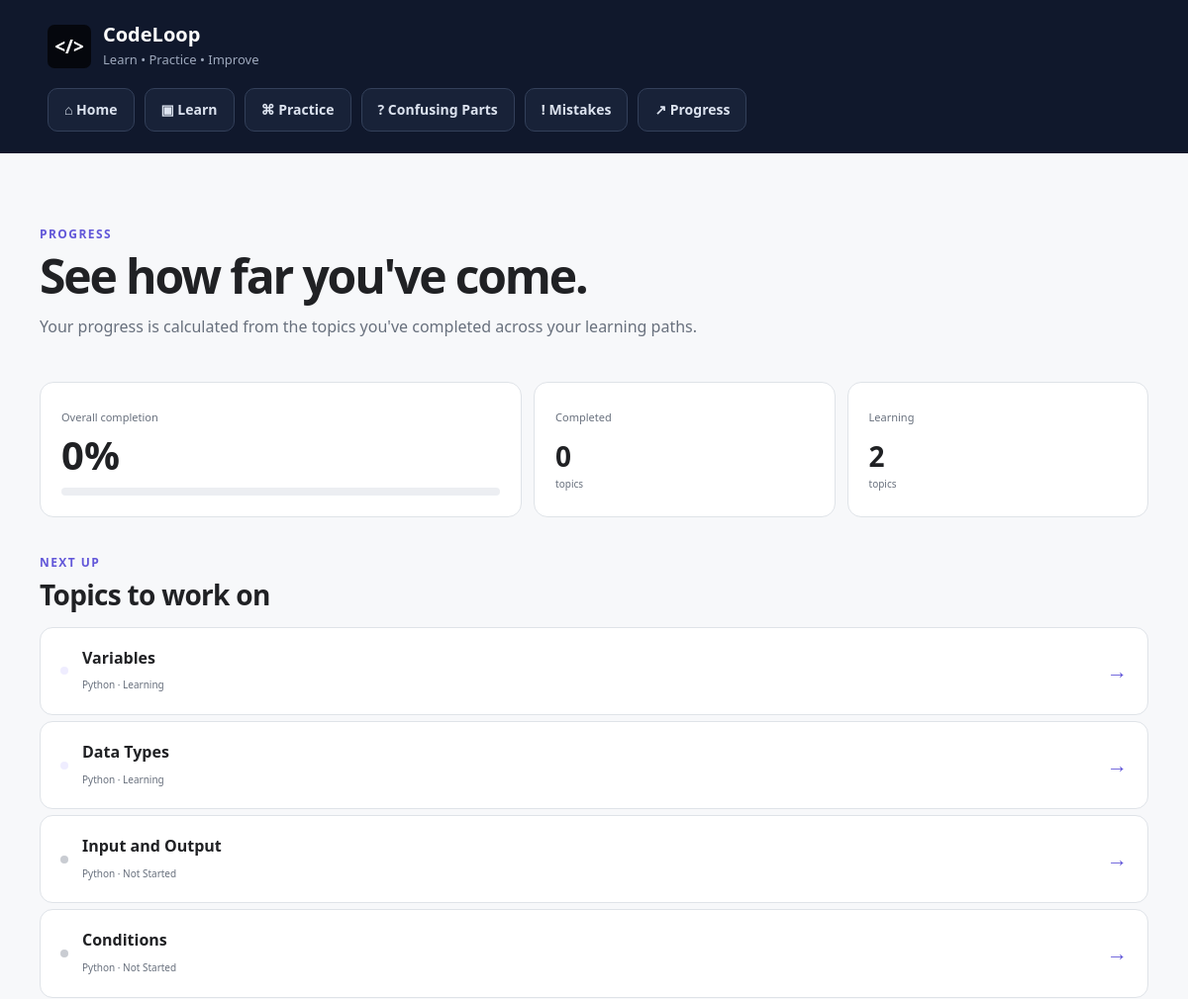
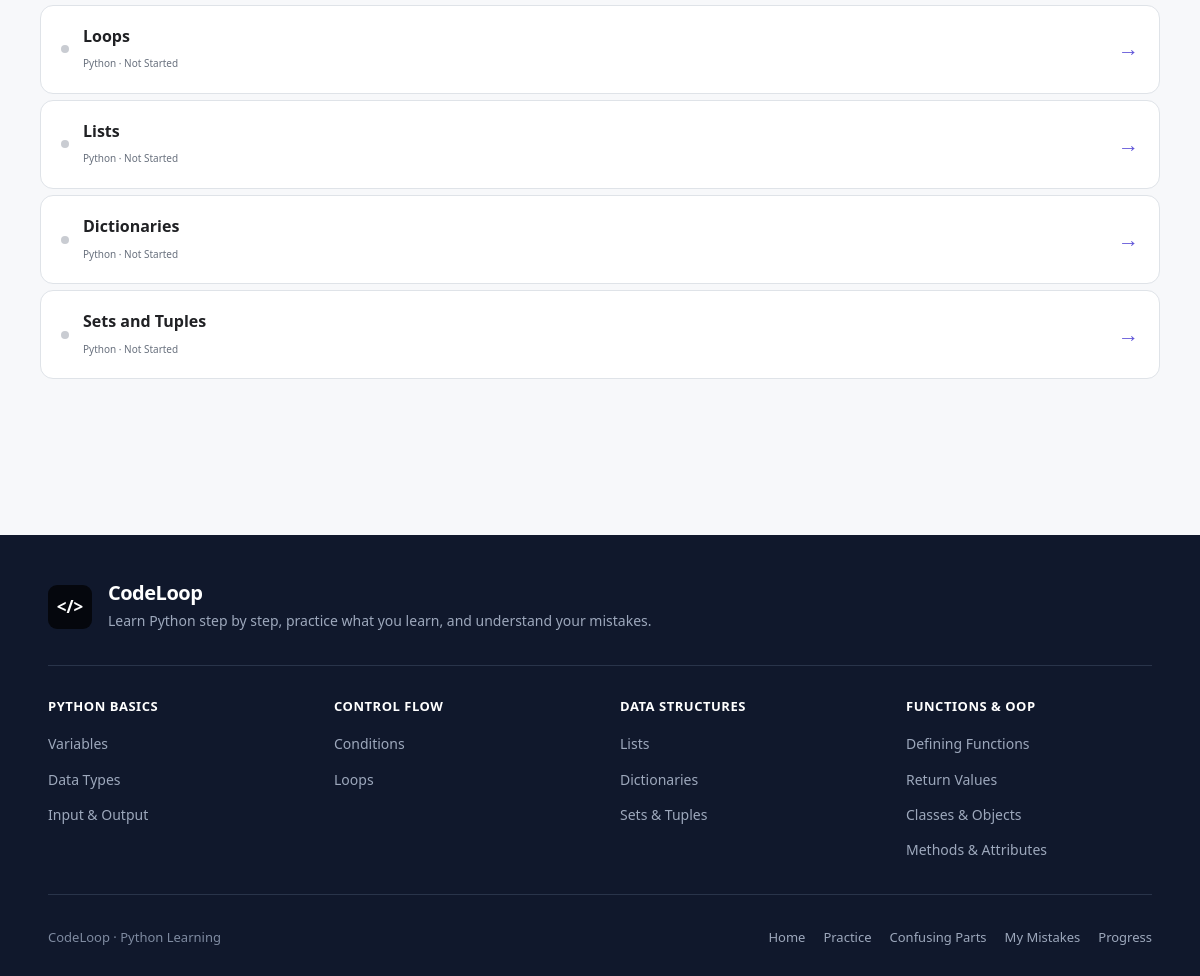
The app's page /progress with its own data (2 pictures, top to bottom).
### tables this page shows
CREATE TABLE topics (
                id INTEGER PRIMARY KEY AUTOINCREMENT,
                path_id INTEGER NOT NULL,
                name TEXT NOT NULL,
                status TEXT NOT NULL DEFAULT 'not_started'
                    CHECK (status IN ('not_started', 'learning', 'completed')),
                created_at TEXT NOT NULL DEFAULT CURRENT_TIMESTAMP, section TEXT NOT NULL DEFAULT 'Python Basics', explanation TEXT NOT NULL DEFAULT '', example TEXT NOT NULL DEFAULT '', practice TEXT NOT NULL DEFAULT '', sort_order INTEGER NOT NULL DEFAULT 0,
                FOREIGN KEY (path_id) REFERENCES learning_paths (id) ON DELETE CASCADE,
                UNIQUE (path_id, name)
            );

CREATE TABLE learning_paths (
                id INTEGER PRIMARY KEY AUTOINCREMENT,
                name TEXT NOT NULL UNIQUE,
                created_at TEXT NOT NULL DEFAULT CURRENT_TIMESTAMP
            );

### app.py (the view)
@app.route("/progress")
def progress():
    paths, totals, overall_progress = get_dashboard_data()
    with get_db() as connection:
        weak_topics = connection.execute(
            """
            SELECT topics.id, topics.name, topics.status,
                   learning_paths.name AS path_name
            FROM topics
            JOIN learning_paths ON learning_paths.id = topics.path_id
            WHERE topics.status != 'completed'
            ORDER BY
                CASE topics.status
                    WHEN 'learning' THEN 0
                    WHEN 'not_started' THEN 1
                END,
                topics.sort_order
            LIMIT 8
            """
        ).fetchall()
        practice_totals = connection.execute(
            """
            SELECT
                COUNT(*) AS total,
                COALESCE(SUM(status = 'solved'), 0) AS solved,
                COALESCE(
                    SUM(status IN ('attempted', 'solved')),
                    0
                ) AS attempted
            FROM coding_problem_progress
            WHERE slug IN ({})
            """.format(",".join("?" for _ in PRACTICE_PROBLEMS)),
            tuple(PRACTICE_PROBLEMS.keys()),
        ).fetchone()
    return render_template(
        "progress.html",
        paths=paths,
        totals=totals,
        overall_progress=overall_progress,
        weak_topics=weak_topics,
        practice_totals=practice_totals,
    )

### app.py (called while the page is built)
def get_db():
    connection = sqlite3.connect(DATABASE)
    connection.row_factory = sqlite3.Row
    connection.execute("PRAGMA foreign_keys = ON")
    return connection

### templates/progress.html (shortened to what this page needs)
{% extends "base.html" %}
{% block content %}
<div class="page-intro">
    <p class="eyebrow">PROGRESS</p>
    <h1>See how far you've come.</h1>
    <p>Your progress is calculated from the topics you've completed across your learning paths.</p>
</div>
<section class="progress-overview">
    <div class="big-progress">
        <span>Overall completion</span>
        <strong>{{ overall_progress }}%</strong>
        <div class="progress-track large"><div class="progress-fill" style="width: {{ overall_progress }}%"></div></div>
    </div>
    <div class="progress-stat">
        <span>Completed</span>
        <strong>{{ totals.completed_count }}</strong>
        <small>topics</small>
    </div>
    <div class="progress-stat">
        <span>Learning</span>
        <strong>{{ totals.learning_count }}</strong>
        <small>topics</small>
    </div>
</section>
<div class="section-title-row">
    <div>
        <p class="eyebrow">NEXT UP</p>
        <h2>Topics to work on</h2>
    </div>
</div>
<div class="topic-list simple-list">
{% for topic in weak_topics %}
    <a class="topic-row static-row" href="{{ url_for('topic_detail', topic_id=topic.id) }}">
        <span class="status-dot status-{{ topic.status }}"></span>
        <div>
            <strong>{{ topic.name }}</strong>
            <span>{{ topic.path_name }} · {{ topic.status.replace('_', ' ')|title }}</span>
        </div>
        <span class="arrow">→</span>
    </a>
{% else %}
    <div class="empty-state">
        <h2>Everything is completed.</h2>
        <p>You've finished every topic currently in your learning paths.</p>
    </div>
{% endfor %}
</div>
{% endblock %}

### templates/base.html (shortened to what this page needs)
<!doctype html>
<html lang="en">
<head>
    <link
        rel="stylesheet"
        href="{{ url_for('static', filename='style.css') }}"
    >
</head>
<body>
<div class="app-shell">
    <div class="main-area">
        <header class="topbar">
            <a
                class="topbar-brand"
                href="{{ url_for('home') }}"
            >
                <span class="topbar-logo">
                    &lt;/&gt;
                </span>
                <span class="topbar-brand-text">
                    <span class="topbar-brand-name">
                        CodeLoop
                    </span>
                    <span class="topbar-brand-subtitle">
                        Learn • Practice • Improve
                    </span>
                </span>
            </a>
            <nav class="topbar-links">
                <a
                    class="topbar-link"
                    href="{{ url_for('home') }}"
                >
                    ⌂ Home
                </a>
                <a
                    class="topbar-link"
                    href="{{ url_for('paths') }}"
                >
                    ▣ Learn
                </a>
                <a
                    class="topbar-link"
                    href="{{ url_for('practice') }}"
                >
                    ⌘ Practice
                </a>
                <a
                    class="topbar-link"
                    href="{{ url_for('confusing_parts') }}"
                >
                    ? Confusing Parts
                </a>
                <a
                    class="topbar-link"
                    href="{{ url_for('mistakes') }}"
                >
                    ! Mistakes
                </a>
                <a
                    class="topbar-link"
                    href="{{ url_for('progress') }}"
                >
                    ↗ Progress
                </a>
            </nav>
        </header>
        <main class="page-shell">
            {% block content %}
            {% endblock %}
        </main>
    </div>
</div>
<footer class="site-footer">
    <div class="footer-top">
        <div class="footer-brand">
            <div class="footer-logo">&lt;/&gt;</div>
            <div>
                <h2>CodeLoop</h2>
                <p>
                    Learn Python step by step, practice what you learn,
                    and understand your mistakes.
                </p>
            </div>
        </div>
    </div>
    <div class="footer-divider"></div>
    <div class="footer-columns">
        <div class="footer-column">
            <h3>PYTHON BASICS</h3>
            <a href="{{ url_for('python_topic_link', topic_name='Variables') }}">
                Variables
            </a>
            <a href="{{ url_for('python_topic_link', topic_name='Data Types') }}">
                Data Types
            </a>
            <a href="{{ url_for('python_topic_link', topic_name='Input and Output') }}">
                Input &amp; Output
            </a>
        </div>
        <div class="footer-column">
            <h3>CONTROL FLOW</h3>
            <a href="{{ url_for('python_topic_link', topic_name='Conditions') }}">
                Conditions
            </a>
            <a href="{{ url_for('python_topic_link', topic_name='Loops') }}">
                Loops
            </a>
        </div>
        <div class="footer-column">
            <h3>DATA STRUCTURES</h3>
            <a href="{{ url_for('python_topic_link', topic_name='Lists') }}">
                Lists
            </a>
            <a href="{{ url_for('python_topic_link', topic_name='Dictionaries') }}">
                Dictionaries
            </a>
            <a href="{{ url_for('python_topic_link', topic_name='Sets and Tuples') }}">
                Sets &amp; Tuples
            </a>
        </div>
        <div class="footer-column">
            <h3>FUNCTIONS &amp; OOP</h3>
            <a href="{{ url_for('python_topic_link', topic_name='Defining Functions') }}">
                Defining Functions
            </a>
            <a href="{{ url_for('python_topic_link', topic_name='Return Values') }}">
                Return Values
            </a>
            <a href="{{ url_for('python_topic_link', topic_name='Classes and Objects') }}">
                Classes &amp; Objects
            </a>
            <a href="{{ url_for('python_topic_link', topic_name='Methods and Attributes') }}">
                Methods &amp; Attributes
            </a>
        </div>
    </div>
    <div class="footer-divider"></div>
    <div class="footer-bottom">
        <span>
            CodeLoop · Python Learning
        </span>
        <div class="footer-bottom-links">
            <a href="{{ url_for('home') }}">Home</a>
            <a href="{{ url_for('practice') }}">Practice</a>
            <a href="{{ url_for('confusing_parts') }}">Confusing Parts</a>
            <a href="{{ url_for('mistakes') }}">My Mistakes</a>
            <a href="{{ url_for('progress') }}">Progress</a>
        </div>
    </div>
</footer>
</body>
</html>

### records on screen
topics: name "Variables", path_name "Python", status.replace "Learning"
topics: name "Data Types", path_name "Python", status.replace "Learning"
topics: name "Input and Output", path_name "Python", status.replace "Not Started"
topics: name "Conditions", path_name "Python", status.replace "Not Started"
topics: name "Loops", path_name "Python", status.replace "Not Started"
topics: name "Lists", path_name "Python", status.replace "Not Started"
topics: name "Dictionaries", path_name "Python", status.replace "Not Started"
topics: name "Sets and Tuples", path_name "Python", status.replace "Not Started"

### other values on screen
{{ overall_progress }} "0"
{{ totals.completed_count }} "0"
{{ totals.learning_count }} "2"
